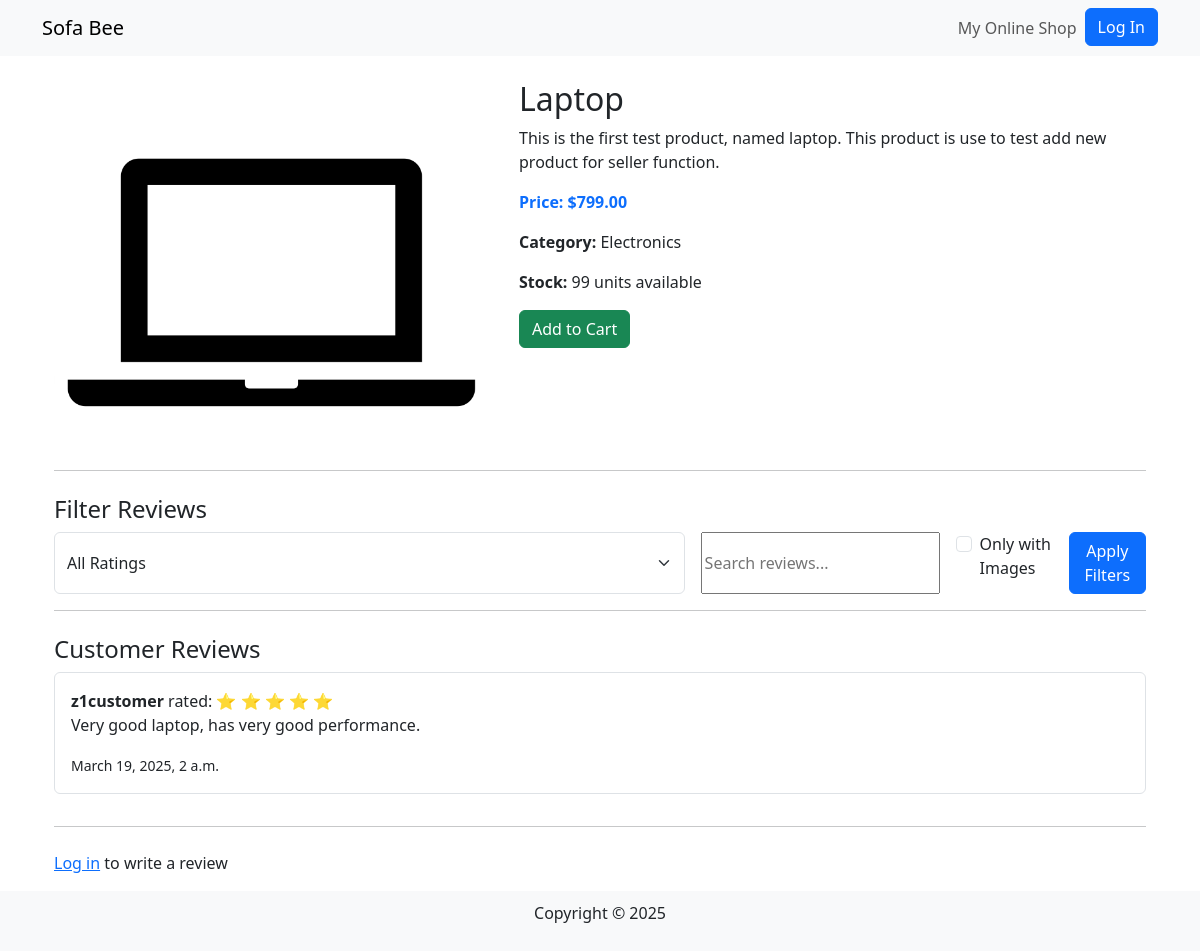
The page /products/1/ on the database as committed earlier.
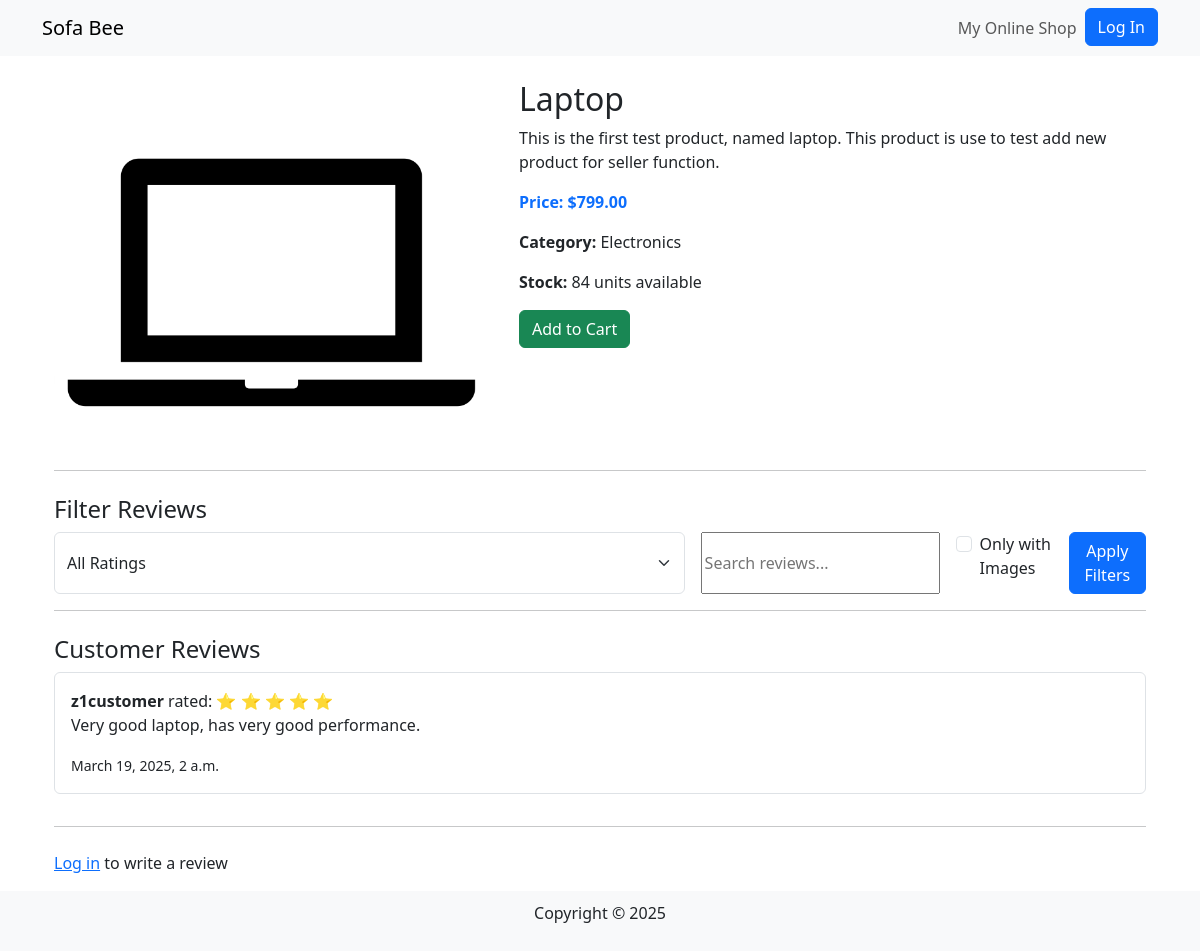
The same page on the database as committed later.
### products/models.py (models this page shows, shortened)
class Product(models.Model):
    name = models.CharField(max_length=255)
    description = models.TextField()
    price = models.DecimalField(max_digits=10, decimal_places=2)
    category = models.ForeignKey(Category, on_delete=models.SET_NULL, null=True, blank=True)
    image = models.ImageField(upload_to='products/', blank=True, null=True)
    seller = models.ForeignKey(User, on_delete=models.CASCADE, null=True, blank=True)
    stock = models.PositiveIntegerField(default=0)
    created_at = models.DateTimeField(auto_now_add=True)

class Category(models.Model):
    name = models.CharField(max_length=255, unique=True)
    description = models.TextField(blank=True)

### products/views.py (the view)
# urls.py: path('<int:product_id>/', product_detail, name='product_detail'),
def product_detail(request, product_id):
    product = get_object_or_404(Product, id=product_id)
    if product is None:
        return render(request, "404.html", {"message": "No Product matches the given query."}, status=404)
    reviews = product.reviews.all()
    """
    # handle review filter
    for review in reviews:
        review["rating"] = int(review["rating"])
        review["stars"] = range(review["rating"])
    """
    if request.method == 'POST':
        form = ReviewForm(request.POST, request.FILES)
        if form.is_valid():
            review = form.save(commit=False)
            review.product = product
            review.user = request.user
            review.save()
            messages.success(request, "Your review has been submitted!")
            return redirect('products:product_detail', product_id=product.id)
    else:
        form = ReviewForm()
    return render(request, "products/product_detail.html", {"product": product, "reviews": reviews, "form": form})

### reviews/forms.py
class ReviewForm(forms.ModelForm):
    class Meta:
        model = Review
        fields = ['rating', 'comment', 'image']
        widgets = {
            'rating': forms.Select(attrs={'class': 'form-select'}),
            'comment': forms.Textarea(attrs={'class': 'form-control'}),
            'image': forms.FileInput(attrs={'class': 'form-control'}),
        }

### cart/context_processors.py (called while the page is built)
def cart_processor(request):
    cart = None
    cart_total_items = 0
    if request.user.is_authenticated:
        try:
            cart = Cart.objects.get(user=request.user)
            cart_total_items = cart.items.count()
        except Cart.DoesNotExist:
            pass
    return {
        'cart': cart,
        'cart_total_items': cart_total_items
    }

### reviews/models.py (called while the page is built)
    def get_stars(self):
        return range(self.rating)

### products/templates/products/product_detail.html (shortened to what the changed rows need)
{% extends "base.html" %}
{% block content %}
<div class="container mt-4">
    <div class="row">
        <div class="col-md-5">
            {% if product.image %}
            <img src="{{ product.image.url }}" alt="{{ product.name }}" class="img-fluid">
            {% else %}
            <div class="text-center py-5 bg-light">No Image Available</div>
            {% endif %}
        </div>
        <div class="col-md-7">
            <h2>{{ product.name }}</h2>
            <p>{{ product.description }}</p>
            <p class="text-primary"><strong>Price: ${{ product.price }}</strong></p>
            <p><strong>Category:</strong> {{ product.category.name }}</p>
            <p><strong>Stock:</strong> {{ product.stock }} units available</p>
            <button class="btn btn-success" onclick="addToCart({{ product.id }})">Add to Cart</button>
        </div>
    </div>
</div>
{% endblock %}

Rows that differ between the two databases and show on the page:
changed Product "Laptop": stock "99" → "84"
